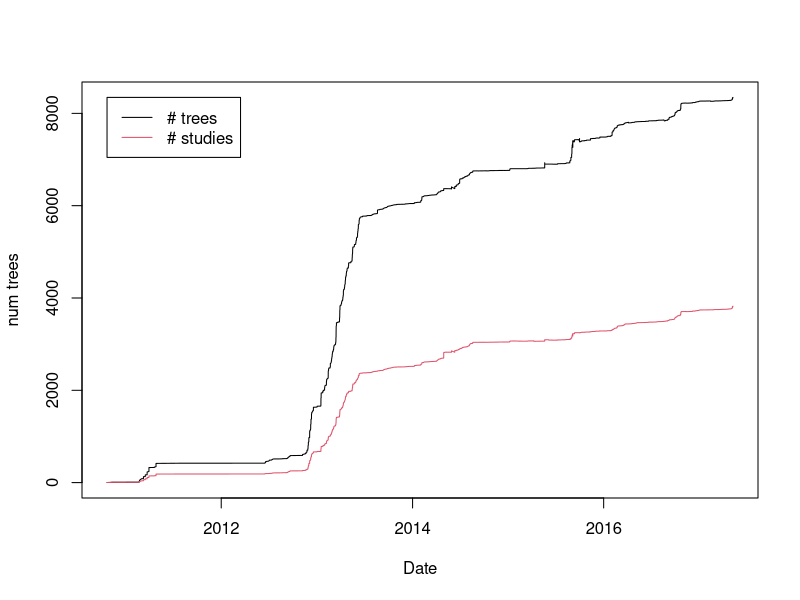

R code for this plot:
d = read.table('whole-history.tsv', header=TRUE, sep="\t");
print(d);
dt = as.POSIXct(d$timestamp, origin="1970-01-01");
print(dt);

pdf("ot-whole-time-series.pdf");
plot(dt, d$numtrees,
     xlab="Date", ylab="num trees",
     ylim=c(0, max(d$numtrees)),
     type="l",
     col=1);
lines(dt, d$numstudies, col=2);
legend(min(dt),
       max(d$numtrees),
       c("# trees", "# studies"),
       lty=c(1,1),
       col=c(1, 2))
dev.off();
